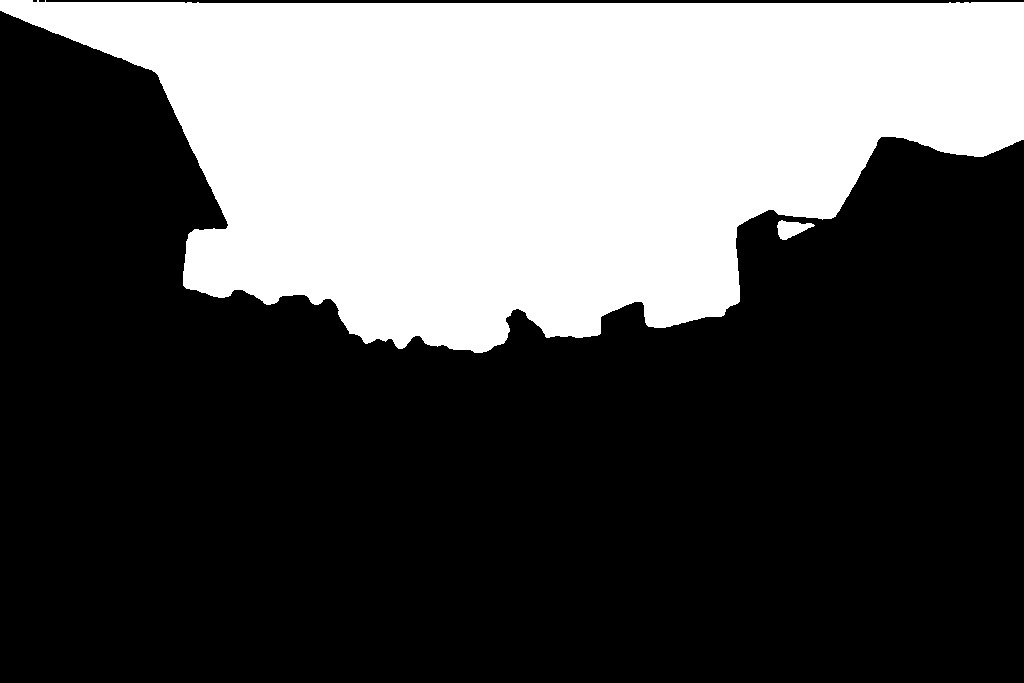
#> input picture images/WhatsApp Image 2025-11-27 at 1.59.29 AM.jpeg, 1024 x 683 px, given in place of iiit.jpg, which was not available
$ python iiit.py
#> lines starting #> are read from the running program, lines starting #| are printed output that depends on the picture; pictures that were not available may be replaced by others from this repository, and a replacement may not be noted
import cv2
import numpy as np
import os
import glob
from geometry_classes import get_scene_planes
from tqdm import tqdm
from PIL import Image
from collections import deque

# ==========================================
# 1. CONFIGURATION
# ==========================================
# WORKING RESOLUTION - Resize everything to this
TARGET_WIDTH = 1920  # Change this to your desired resolution
# TARGET_WIDTH = 1280  # Or use this for faster processing

# Original coordinates (at full resolution)
VP_ORIGINAL = (2825, 5185)
BACK_TL_ORIGINAL = (2399, 4600)
BACK_BR_ORIGINAL = (3304, 5358)

# Files
IMG_PATH = 'images/iiit.jpg'
CODED_MAP_PATH = 'coded_id_map_iiit.npy'
ALPHA_MASK_PATH = 'images/mask_iiit.jpeg'
SKY_FOLDER = 'sky2'

OUTPUT_FOLDER = 'iiit'
os.makedirs(OUTPUT_FOLDER, exist_ok=True)

# --- SIMPLE SETTINGS ---
IMAGE_SELECTION_STEP = 2
SHADOW_DARKNESS = 0.4
SHADOW_BLUR = 21
FLOOR_SAMPLE_RATE = 1

# --- OUTPUT ---
GIF_OUTPUT_PATH = os.path.join(OUTPUT_FOLDER, 'animation.gif')
VIDEO_OUTPUT_PATH = os.path.join(OUTPUT_FOLDER, 'animation.mp4')
GIF_DURATION = 100
VIDEO_FPS = 24

# ==========================================
# 2. LOAD AND RESIZE ALL INPUTS
# ==========================================
print("--- LOADING AND RESIZING INPUTS ---")

# Load original base image
base_img_original = cv2.imread(IMG_PATH).astype(np.float32) / 255.0
#> base_img_original: shape (683, 1024, 3) float32; min 0, max 1, mean 0.333
h_orig, w_orig = base_img_original.shape[:2]
#> h_orig = 683; w_orig = 1024
print(f"Original image size: {w_orig}x{h_orig}")
#| Original image size: 1024x683

# Calculate scale factor
scale = TARGET_WIDTH / w_orig
#> scale = 1.88
h_target = int(h_orig * scale)
#> h_target = 1280
print(f"Target size: {TARGET_WIDTH}x{h_target} (scale: {scale:.3f})")
#| Target size: 1920x1280 (scale: 1.875)

# Resize base image
base_img = cv2.resize(base_img_original, (TARGET_WIDTH, h_target), interpolation=cv2.INTER_LINEAR)
h, w = base_img.shape[:2]
#> h = 1280; w = 1920

# Resize alpha mask
alpha_mask_original = cv2.imread(ALPHA_MASK_PATH, 0)
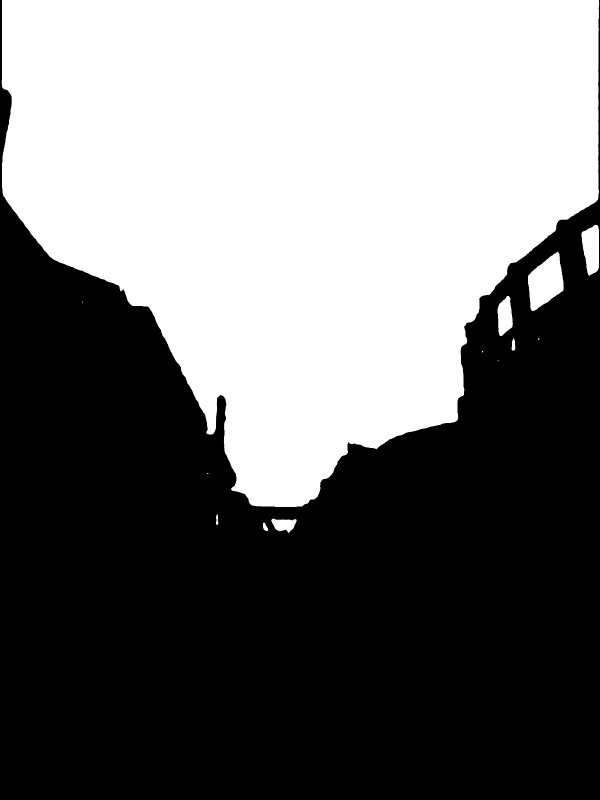
#> input picture images/mask_iiit.jpeg, 1200 x 1600 px, found by its file name (shown at 1/2 size)
#> alpha_mask_original is the input picture: shape (1600, 1200); min 0, max 255, mean 114
alpha_mask = cv2.resize(alpha_mask_original, (TARGET_WIDTH, h_target), interpolation=cv2.INTER_LINEAR)
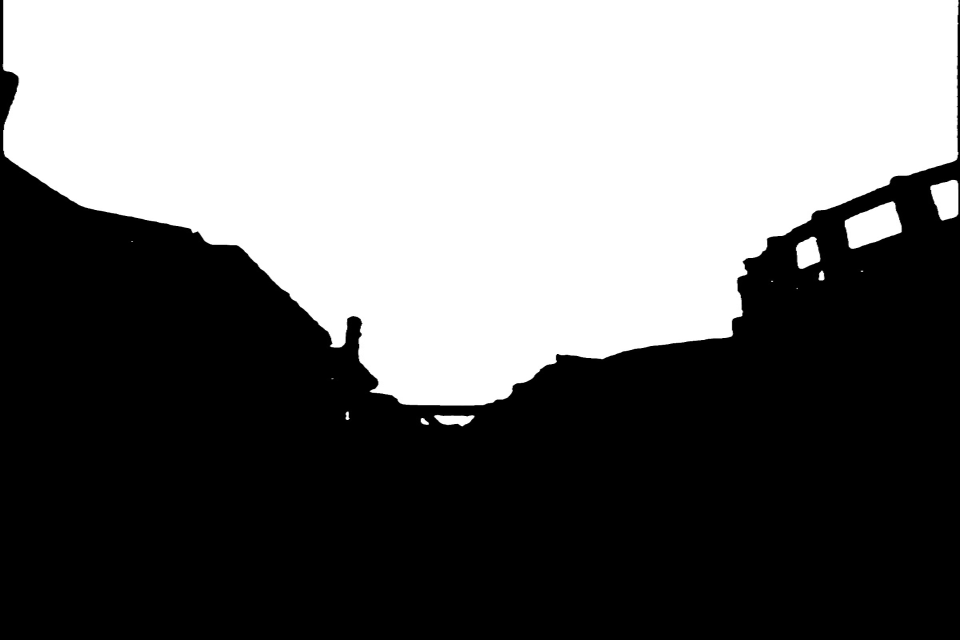
#> alpha_mask: shape (1280, 1920) (shown at 1/2 size); min 0, max 255, mean 114
alpha_mask = 255 - alpha_mask  # Invert
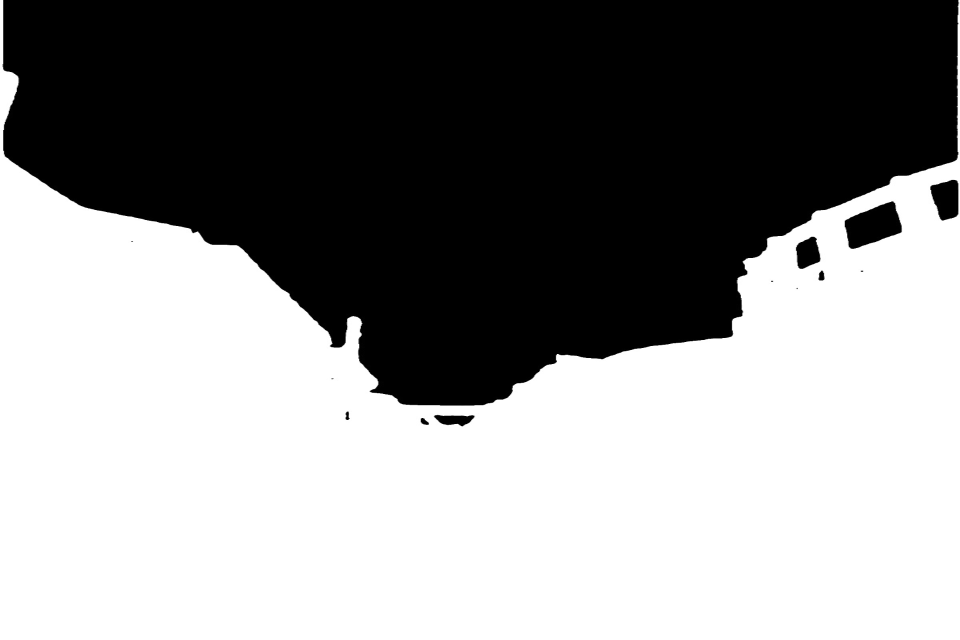
#> alpha_mask: shape (1280, 1920) (shown at 1/2 size); min 0, max 255, mean 141
alpha_mask = alpha_mask.astype(np.float32) / 255.0

# Resize coded map
#> (the run stopped early here; a loop or call above may not have finished)
